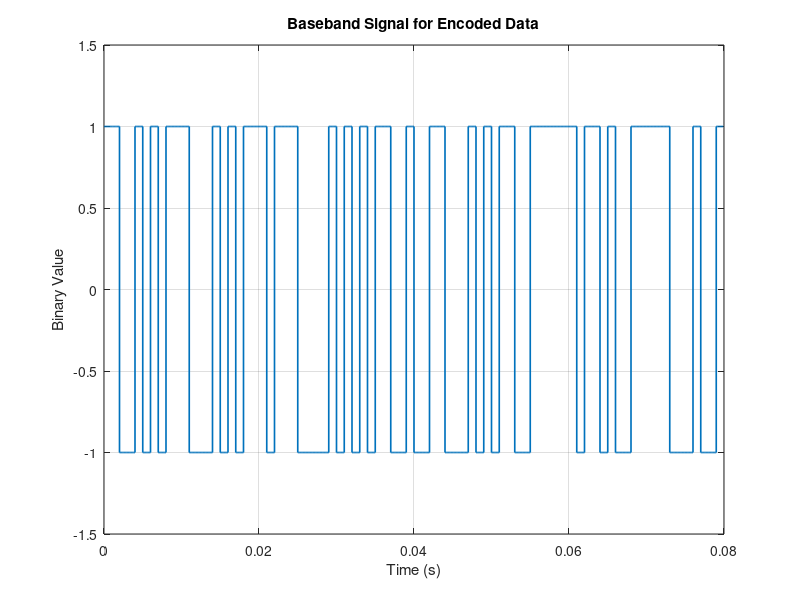
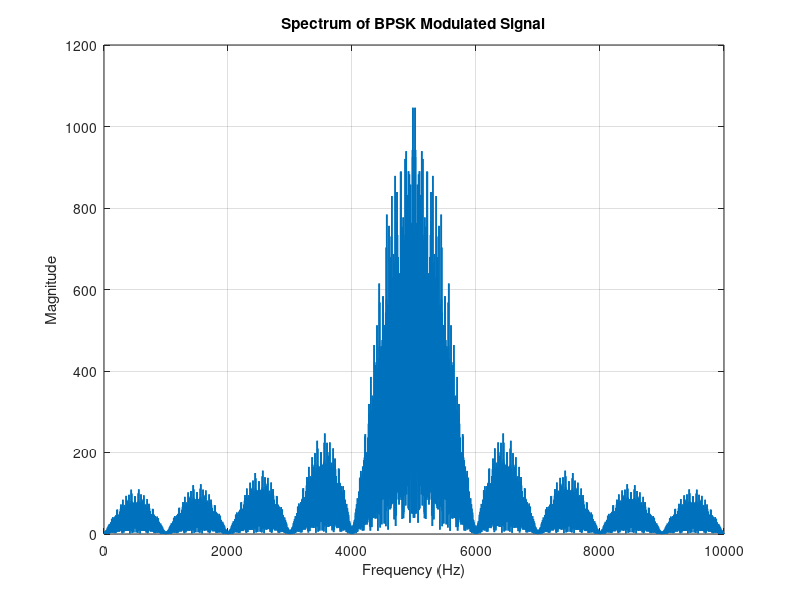
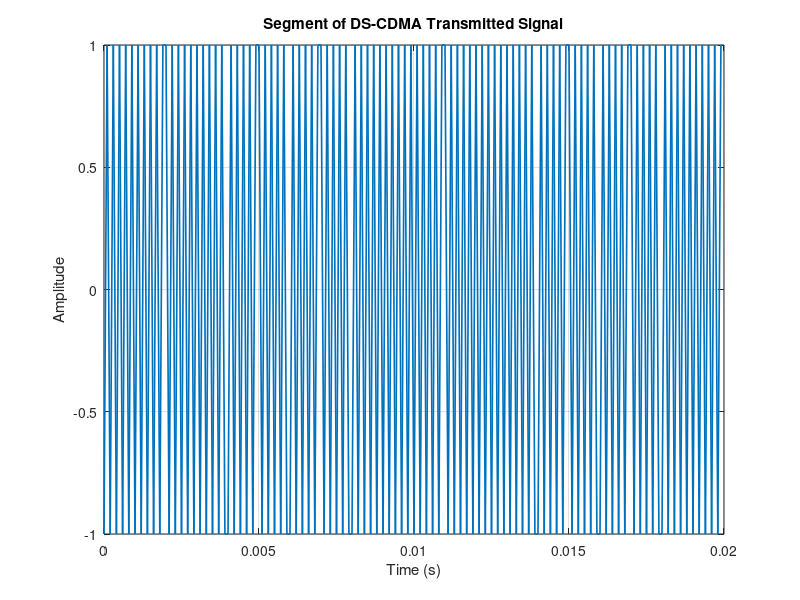

Source code (MATLAB) for these figures, in order: (Note: this script raises an error after producing the figures.)
% Convolutionally Encoded DS-CDMA System in AWGN and Rayleigh Fading
clear; clc; close all;

%% Parameters
msg = randi([0 1], 1, 1000);                   % Random binary message
trellis = poly2trellis(3, [6 7]);              % 1/2-rate convolutional encoder
encodedBits = convenc(msg, trellis);           % Convolutional encoding
encodedBits(encodedBits==0) = -1;              % BPSK Mapping: 0 -> -1, 1 -> +1

fc = 5e3;                                      % Carrier frequency (Hz)
Eb = 0.5;                                      % Energy per bit
bitrate = 1e3;                                 % Bitrate (bps)
tb = 1/bitrate;                                % Time per bit
chiprate = 10e3;                               % Chiprate (10x bit rate)
tc = 1/chiprate;                               % Time per chip
chipsPerBit = chiprate / bitrate;

t = 0:tc:tb*(length(encodedBits))-tc;          % Time vector

%% Baseband Signal
basebandsig = repelem(encodedBits, chipsPerBit);

figure;
stairs(t(1:800), basebandsig(1:800), 'LineWidth', 1.2);
xlabel('Time (s)'); ylabel('Binary Value');
title('Baseband Signal for Encoded Data');
ylim([-1.5, 1.5]); grid on;

%% BPSK Modulation
bpskmod = sqrt(2*Eb) * basebandsig .* cos(2*pi*fc*t);

%% Spectrum Analysis
L = length(bpskmod);
spectrum = abs(fft(bpskmod));
f = (0:L-1) * (chiprate / L);                  % Frequency vector

figure;
plot(f, spectrum, 'LineWidth', 1.2);
xlabel('Frequency (Hz)');
ylabel('Magnitude');
title('Spectrum of BPSK Modulated Signal');
grid on;

%% PN Sequence Generator (for 1 user)
pn_seed = [1 -1 1 -1];                         % Bipolar NRZ format
pn = zeros(1, length(encodedBits) * chipsPerBit);
register = pn_seed;

for i = 1:length(encodedBits)
    for j = 1:chipsPerBit
        pn((i-1)*chipsPerBit + j) = register(4);
        feedback = xor(register(4) == 1, register(3) == 1);
        register = [1 -2*feedback+1 register(1:3)];
    end
end

pn(pn == 0) = -1;

%% Spreading (DS-CDMA Transmit Signal)
sigtx = bpskmod .* pn;

figure;
plot(t(1:200), sigtx(1:200), 'LineWidth', 1.2);
xlabel('Time (s)');
ylabel('Amplitude');
title('Segment of DS-CDMA Transmitted Signal');
grid on;

%% Channel: Rayleigh Fading + AWGN
rayleighChan = comm.RayleighChannel(...
    'SampleRate', chiprate, ...
    'PathDelays', 0, ...
    'AveragePathGains', 0, ...
    'MaximumDopplerShift', 100);

%% BER Simulation over SNR
snr_dB = 0:1:10;
ber = zeros(size(snr_dB));

for k = 1:length(snr_dB)
    reset(rayleighChan);                               % Reset channel
    fadedSig = rayleighChan(sigtx.');                  % Apply fading
    noisySig = awgn(fadedSig, snr_dB(k), 'measured');  % Add AWGN
    
    %% Receiver: Despreading
    rx = (noisySig.').* pn;                            % Despread
    
    %% BPSK Demodulation
    demod = rx .* cos(2*pi*fc*t);                      % Coherent demod
    demod_reshaped = reshape(demod, chipsPerBit, []);
    sum_samples = sum(demod_reshaped, 1);
    rxbits = double(sum_samples > 0);
    
    %% Viterbi Decoding
    traceback = 3;
    decoded = vitdec(rxbits, trellis, traceback, 'cont', 'hard');
    
    %% BER Calculation (delay compensation)
    delay = traceback;
    [~, ber(k)] = biterr(decoded(delay+1:end), msg(1:end-delay));
end

%% BER Plot
figure;
semilogy(snr_dB, ber, '-o', 'LineWidth', 1.5, 'MarkerSize', 6);
xlabel('SNR (dB)');
ylabel('Bit Error Rate (BER)');
title('BER vs. SNR under Rayleigh Fading with AWGN');
legend('1/2-Rate Coded DS-CDMA');
grid on;
